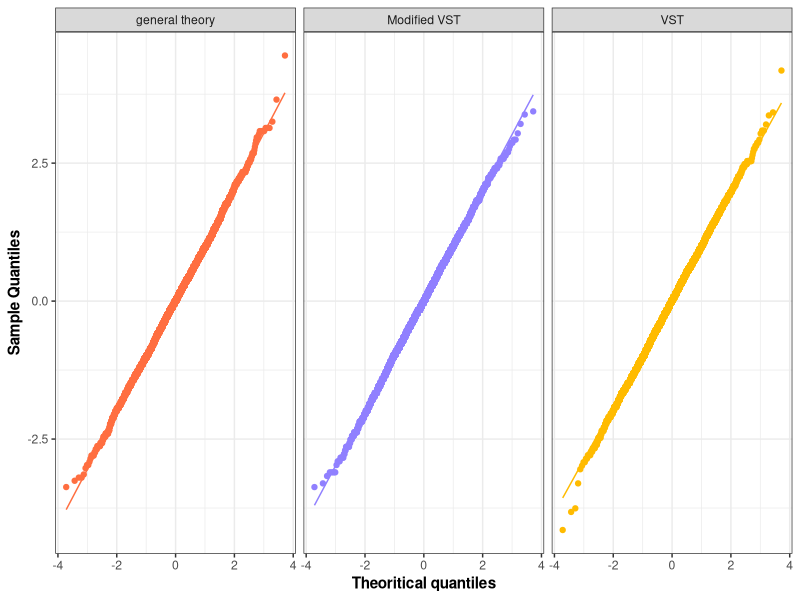
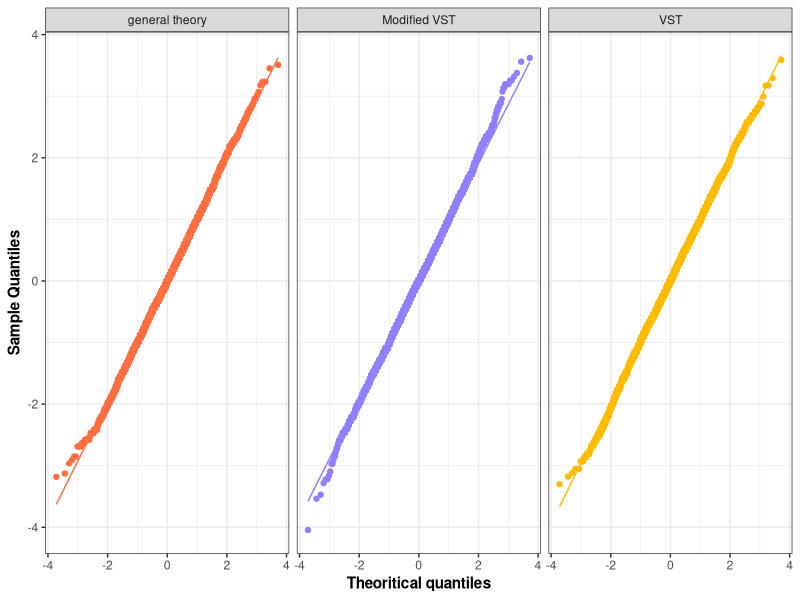
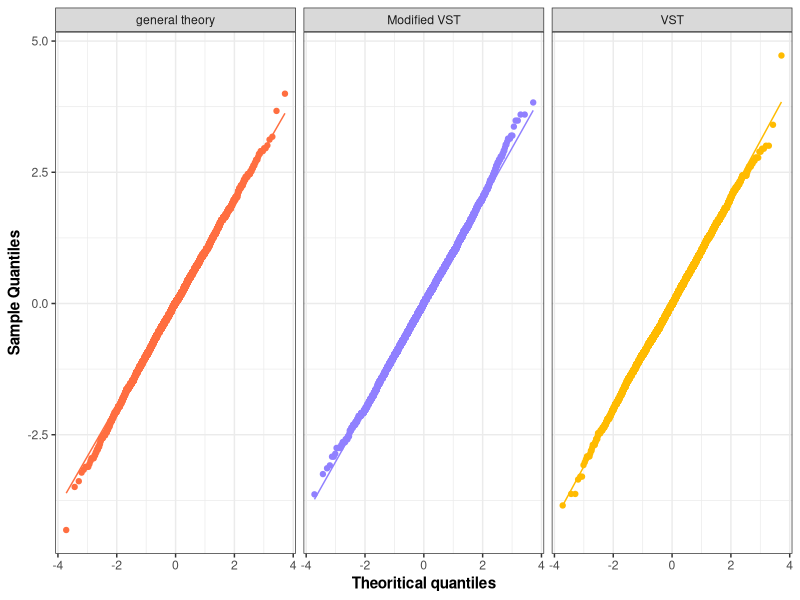
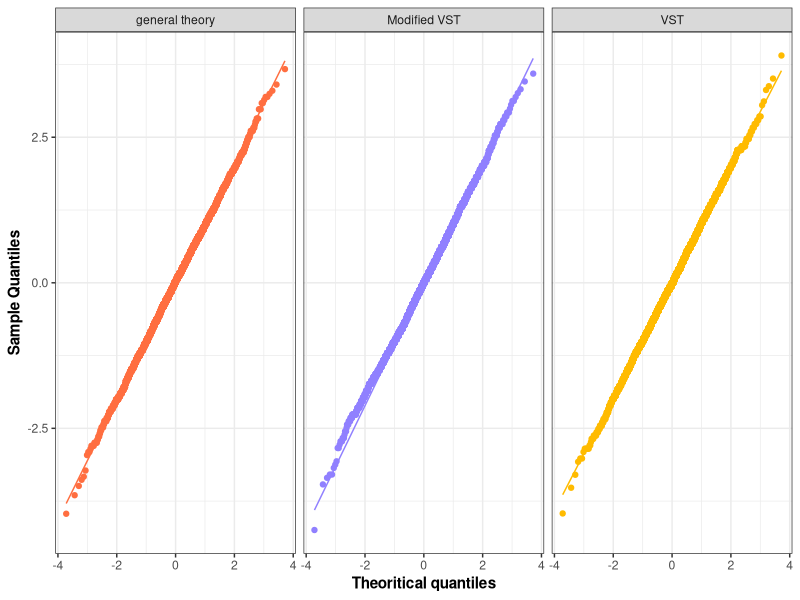

Write the R code that produced these figures, in order.
# Convergence of test statistic for Bin Prop #
# For wald test
# Left tail
powerfuncl_wt_con<-function(p,n,m){
    ts_lt<-c()
    for(j in 1:m){
      x<-rbinom(n,size=1,prob=p)
      phat<-sum(x)/length(x)
      ts_lt[j]<-(phat-0.5)/sqrt((0.5*0.5)/n)
    }
  return(ts_lt)
}
# Right tail
powerfuncr_wt_con<-function(p,n,m){
    ts_rt<-c()
    for(j in 1:m){
      x<-rbinom(n,size=1,prob=p)
      phat<-sum(x)/length(x)
      ts_rt[j]<-(phat-0.5)/sqrt((0.5*0.5)/n)
    }
  return(ts_rt)
}
# For VST 
# Left tail
powerfuncl_vst_con<-function(p,n,m){
    ts_lt<-c()
    for(j in 1:m){
      x<-rbinom(n,size=1,prob=p)
      phat<-sum(x)/length(x)
      ts_lt[j]<-2*sqrt(n)*(asin(sqrt(phat))-asin(sqrt(0.5)))
    }
  return(ts_lt)
}
# Right tail 
powerfuncr_vst_con<-function(p,n,m){
    ts_rt<-c()
    for(j in 1:m){
      x<-rbinom(n,size=1,prob=p)
      phat<-sum(x)/length(x)
      ts_rt[j]<-2*sqrt(n)*(asin(sqrt(phat))-asin(sqrt(0.5)))
    }
  return(ts_rt)
}
# For VST Modified
# Left tail 
powerfuncl_vstm_con<-function(p,n,m){
    ts_lt<-c()
    for(j in 1:m){
      x<-rbinom(n,size=1,prob=p)
      phat<-(sum(x)+(3/8))/(length(x)+(3/4))
      ts_lt[j]<-sqrt(4*n+2)*(asin(sqrt(phat))-asin(sqrt(0.5)))
    }
  return(ts_lt)
}
# Right tail
powerfuncr_vstm_con<-function(p,n,m){
    ts_rt<-c()
    for(j in 1:m){
      x<-rbinom(n,size=1,prob=p)
      phat<-(sum(x)+(3/8))/(length(x)+(3/4))
      ts_rt[j]<-sqrt(4*n+2)*(asin(sqrt(phat))-asin(sqrt(0.5)))
    }
  return(ts_rt)
}
#Wald n values
shapiro.test(powerfuncl_wt_con(p=0.05,n=7300,m=5000))
shapiro.test(powerfuncl_wt_con(p=0.10,n=3400,m=5000))
shapiro.test(powerfuncl_wt_con(p=0.25,n=1500,m=5000))
shapiro.test(powerfuncl_wt_con(p=0.40,n=1432,m=5000))
shapiro.test(powerfuncl_wt_con(p=0.45,n=1350,m=5000))


shapiro.test(powerfuncr_wt_con(p=0.55,n=1273,m=5000))
shapiro.test(powerfuncr_wt_con(p=0.60,n=1429,m=5000))
shapiro.test(powerfuncr_wt_con(p=0.75,n=1503,m=5000))
shapiro.test(powerfuncr_wt_con(p=0.90,n=3980,m=5000))
shapiro.test(powerfuncr_wt_con(p=0.95,n=6999,m=5000))

#VST n values
shapiro.test(powerfuncl_vst_con(p=0.05,n=7005,m=5000))
shapiro.test(powerfuncl_vst_con(p=0.10,n=3130,m=5000))
shapiro.test(powerfuncl_vst_con(p=0.25,n=1240,m=5000))
shapiro.test(powerfuncl_vst_con(p=0.40,n=1130,m=5000))
shapiro.test(powerfuncl_vst_con(p=0.45,n=1230,m=5000))


shapiro.test(powerfuncr_vst_con(p=0.55,n=1205,m=5000))
shapiro.test(powerfuncr_vst_con(p=0.60,n=1370,m=5000))
shapiro.test(powerfuncr_vst_con(p=0.75,n=1475,m=5000))
shapiro.test(powerfuncr_vst_con(p=0.90,n=3100,m=5000))
shapiro.test(powerfuncr_vst_con(p=0.95,n=5900,m=5000))



#Modified VST n values
shapiro.test(powerfuncl_vstm_con(p=0.05,n=6600,m=5000))
shapiro.test(powerfuncl_vstm_con(p=0.10,n=2910,m=5000))
shapiro.test(powerfuncl_vstm_con(p=0.25,n=1210,m=5000))
shapiro.test(powerfuncl_vstm_con(p=0.40,n=1090,m=5000))
shapiro.test(powerfuncl_vstm_con(p=0.45,n=1180,m=5000))


shapiro.test(powerfuncr_vstm_con(p=0.55,n=1010,m=5000))
shapiro.test(powerfuncr_vstm_con(p=0.60,n=1310,m=5000))
shapiro.test(powerfuncr_vstm_con(p=0.75,n=1430,m=5000))
shapiro.test(powerfuncr_vstm_con(p=0.90,n=2880,m=5000))
shapiro.test(powerfuncr_vstm_con(p=0.95,n=5750,m=5000))


#************************************************************************************************************************
                                        # Data frame & Graph related code after here 
#************************************************************************************************************************
library(tidyverse)
library(ggthemes)
df1<-data.frame(z=c(scale(powerfuncl_wt_con(p=0.10,n=3400,m=5000)),scale(powerfuncl_vst_con(p=0.10,n=3130,m=5000)),
                    scale(powerfuncl_vstm_con(p=0.10,n=2910,m=5000))),testtype=c(rep("general theory",5000),rep("VST",5000),rep("Modified VST",5000)))
view(df1)
ggplot(df1,aes(sample=z,colour=factor(testtype)))+
  facet_wrap(~testtype)+
  stat_qq()+
  stat_qq_line()+
  theme_bw()+
  theme(legend.position="none")+
  #labs(col="Test:")+
  scale_color_manual(values = c("#FF6E40", "#9080FF", "#FFBB00"))+
  labs(y="Sample Quantiles",x="Theoritical quantiles")+
  theme(
    axis.title.x = element_text(size=11, face="bold"),
    axis.title.y = element_text(size=11, face="bold")
  )

df2<-data.frame(z=c(scale(powerfuncl_wt_con(p=0.40,n=1432,m=5000)),scale(powerfuncl_vst_con(p=0.40,n=1130,m=5000)),
                    scale(powerfuncl_vstm_con(p=0.40,n=1090,m=5000))),testtype=c(rep("general theory",5000),rep("VST",5000),rep("Modified VST",5000)))
view(df2)
ggplot(df2,aes(sample=z,colour=factor(testtype)))+
  facet_wrap(~testtype)+
  stat_qq()+
  stat_qq_line()+
  theme_bw()+
  theme(legend.position="none")+
  #labs(col="Test:")+
  scale_color_manual(values = c("#FF6E40", "#9080FF", "#FFBB00"))+
  labs(y="Sample Quantiles",x="Theoritical quantiles")+
  theme(
    axis.title.x = element_text(size=11, face="bold"),
    axis.title.y = element_text(size=11, face="bold")
  )

df3<-data.frame(z=c(scale(powerfuncr_wt_con(p=0.60,n=1429,m=5000)),scale(powerfuncr_vst_con(p=0.60,n=1370,m=5000)),
                    scale(powerfuncr_vstm_con(p=0.60,n=1310,m=5000))),testtype=c(rep("general theory",5000),rep("VST",5000),rep("Modified VST",5000)))
view(df3)
ggplot(df3,aes(sample=z,colour=factor(testtype)))+
  facet_wrap(~testtype)+
  stat_qq()+
  stat_qq_line()+
  theme_bw()+
  theme(legend.position="none")+
  #labs(col="Test:")+
  scale_color_manual(values = c("#FF6E40", "#9080FF", "#FFBB00"))+
  labs(y="Sample Quantiles",x="Theoritical quantiles")+
  theme(
    axis.title.x = element_text(size=11, face="bold"),
    axis.title.y = element_text(size=11, face="bold")
  )

df4<-data.frame(z=c(scale(powerfuncr_wt_con(p=0.90,n=3980,m=5000)),scale(powerfuncr_vst_con(p=0.90,n=3100,m=5000)),
                    scale(powerfuncr_vstm_con(p=0.90,n=2880,m=5000))),testtype=c(rep("general theory",5000),rep("VST",5000),rep("Modified VST",5000)))
view(df4)
ggplot(df4,aes(sample=z,colour=factor(testtype)))+
  facet_wrap(~testtype)+
  stat_qq()+
  stat_qq_line()+
  theme_bw()+
  theme(legend.position="none")+
  #labs(col="Test:")+
  scale_color_manual(values = c("#FF6E40", "#9080FF", "#FFBB00"))+
  labs(y="Sample Quantiles",x="Theoritical quantiles")+
  theme(
    axis.title.x = element_text(size=11, face="bold"),
    axis.title.y = element_text(size=11, face="bold")
  )
#******************************************************************************************************
